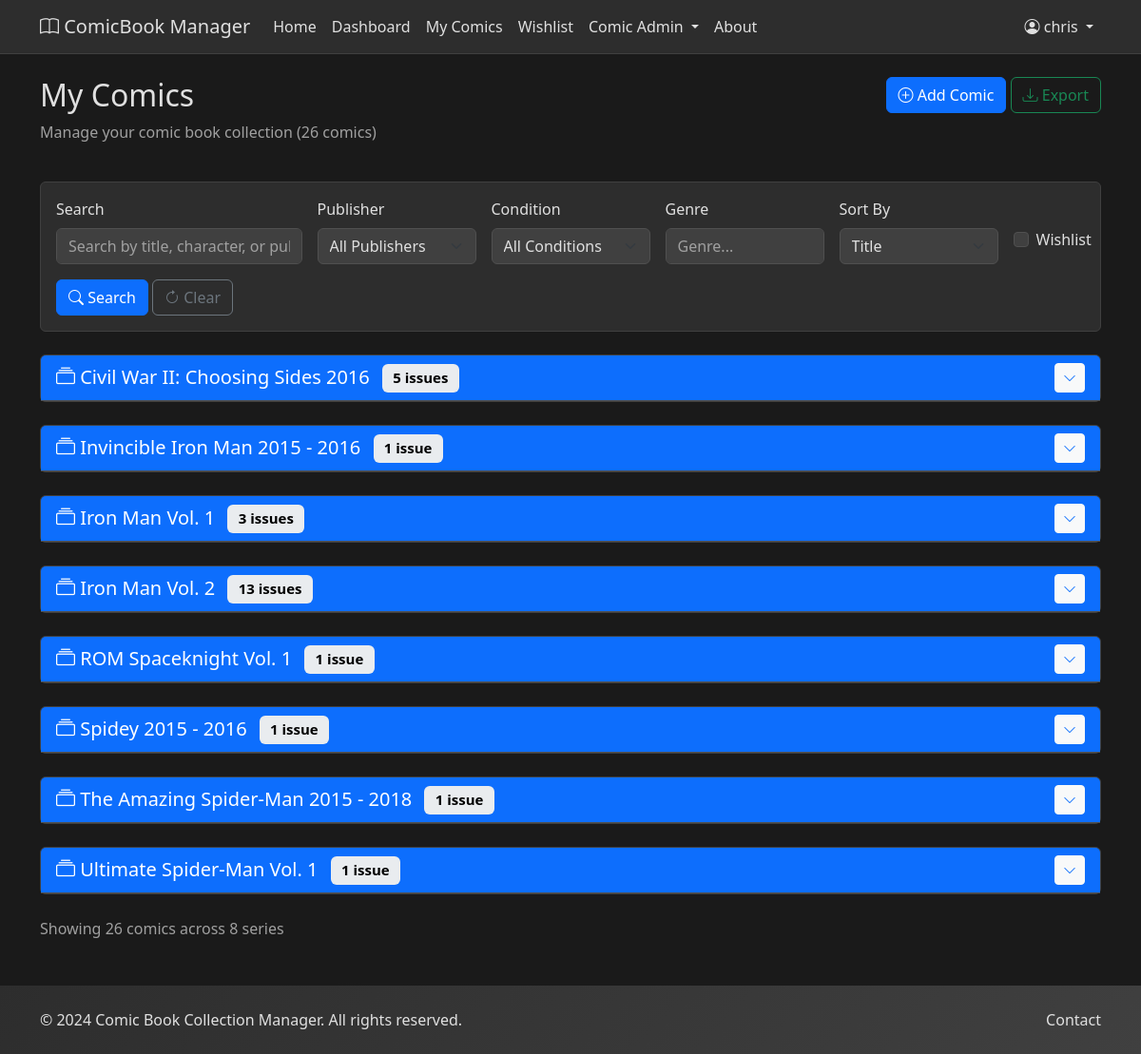
Screenshot of /comics (signed in) with the database file from the repository.
### app/models.py (models this page shows, shortened)
class User(UserMixin, db.Model):
    id = db.Column(db.Integer, primary_key=True)
    username = db.Column(db.String(80), unique=True, nullable=False)
    email = db.Column(db.String(120), unique=True, nullable=False)
    password_hash = db.Column(db.String(255), nullable=False)
    created_at = db.Column(db.DateTime, default=datetime.utcnow)
    is_active = db.Column(db.Boolean, default=True)
    dark_mode_preference = db.Column(db.Boolean, default=False)  # Dark mode preference
    reset_token = db.Column(db.String(100), unique=True, nullable=True)
    reset_token_expires = db.Column(db.DateTime, nullable=True)
    comics = db.relationship('Comic', backref='owner', lazy=True, cascade='all, delete-orphan')

class Comic(db.Model):
    id = db.Column(db.Integer, primary_key=True)
    title = db.Column(db.String(200), nullable=False)  # Full display title (e.g., "The Amazing Spider-Man: Worldwide #1")
    series = db.Column(db.String(200))  # Series name (e.g., "The Amazing Spider-Man")
    issue_title = db.Column(db.String(200))  # Individual issue title (e.g., "Worldwide")
    issue_number = db.Column(db.String(20), nullable=False)
    publisher = db.Column(db.String(100), nullable=False)
    characters = db.Column(db.Text)  # Comma-separated list of characters
    genre = db.Column(db.String(100))
    release_date = db.Column(db.Date)
    upc = db.Column(db.String(20))  # Universal Product Code (12 digits)
    isbn = db.Column(db.String(20))  # International Standard Book Number (13 digits)
    condition = db.Column(db.String(50))  # Mint, Near Mint, Very Fine, Fine, Good, etc.
    estimated_value = db.Column(db.Float, default=0.0)
    notes = db.Column(db.Text)
    cover_image = db.Column(db.LargeBinary)  # BLOB storage for primary cover image
    cover_image_mime = db.Column(db.String(100))  # MIME type of the image
    additional_covers = db.Column(db.Text)  # JSON string of additional cover images with BLOB data
    is_wishlist = db.Column(db.Boolean, default=False)
    created_at = db.Column(db.DateTime, default=datetime.utcnow)
    updated_at = db.Column(db.DateTime, default=datetime.utcnow, onupdate=datetime.utcnow)
    user_id = db.Column(db.Integer, db.ForeignKey('user.id'), nullable=False)
    def get_formatted_value(self):
        return f"${self.estimated_value:.2f}" if self.estimated_value else "$0.00"
    def has_cover_image(self):
        return self.cover_image is not None

### app/comics.py (the view, shortened to what this page needs)
@comics_bp.route('/comics')
@login_required
def index():
    page = request.args.get('page', 1, type=int)
    search_query = request.args.get('search', '')
    publisher_filter = request.args.get('publisher', '')
    condition_filter = request.args.get('condition', '')
    genre_filter = request.args.get('genre', '')
    wishlist_only = request.args.get('wishlist', False, type=bool)
    sort_by = request.args.get('sort', 'title')
    query = Comic.query.filter_by(user_id=current_user.id)
    if publisher_filter:
        query = query.filter(Comic.publisher == publisher_filter)
    if condition_filter:
        query = query.filter(Comic.condition == condition_filter)
    if genre_filter:
        query = query.filter(Comic.genre.ilike(f'%{genre_filter}%'))
    if wishlist_only:
        query = query.filter(Comic.is_wishlist == True)
    if sort_by == 'title':
        query = query.order_by(Comic.title, Comic.issue_number)
    elif sort_by == 'publisher':
        query = query.order_by(Comic.publisher, Comic.title, Comic.issue_number)
    elif sort_by == 'condition':
        query = query.order_by(Comic.condition, Comic.title, Comic.issue_number)
    elif sort_by == 'estimated_value':
        query = query.order_by(Comic.estimated_value.desc(), Comic.title, Comic.issue_number)
    elif sort_by == 'date_added':
        query = query.order_by(Comic.id.desc())  # Assuming newer comics have higher IDs
    else:
        query = query.order_by(Comic.title, Comic.issue_number)
    publishers = db.session.query(Comic.publisher).filter_by(
        user_id=current_user.id
    ).distinct().all()
    publishers = [pub[0] for pub in publishers if pub[0]]
    all_comics = query.all()
    comics_by_series = {}
    for comic in all_comics:
        series_name = comic.series or 'Unknown Series'
        if series_name not in comics_by_series:
            comics_by_series[series_name] = []
        comics_by_series[series_name].append(comic)
    def issue_sort_key(comic):
        issue = (comic.issue_number or '').strip()
        if not issue:
            return (float('inf'), '', comic.title.lower())
        match = re.match(r'(\d+(?:\.\d+)?)\s*(.*)', issue)
        if match:
            numeric_part = float(match.group(1))
            suffix = (match.group(2) or '').strip().lower()
            return (numeric_part, suffix, comic.title.lower())
        return (float('inf'), issue.lower(), comic.title.lower())
    for comics_list in comics_by_series.values():
        comics_list.sort(key=issue_sort_key)
    for comics_list in comics_by_series.values():
        issue_counts = {}
        for comic in comics_list:
            key = (comic.issue_number, comic.title or '')
            issue_counts[key] = issue_counts.get(key, 0) + 1
        issue_occurrence = {}
        for comic in comics_list:
            key = (comic.issue_number, comic.title or '')
            total = issue_counts.get(key, 1)
            if total > 1:
                issue_occurrence[key] = issue_occurrence.get(key, 0) + 1
                comic.duplicate_index = issue_occurrence[key]
                comic.duplicate_total = total
            else:
                comic.duplicate_index = None
                comic.duplicate_total = 1
    sorted_series = sorted(comics_by_series.keys())
    class MockPagination:
        def __init__(self, items, total, page=1, per_page=50):
            self.items = items
            self.total = total
            self.page = page
            self.pages = 1
            self.has_prev = False
            self.has_next = False
            self.prev_num = None
            self.next_num = None
            self.iter_pages = lambda: [1]
    flattened_comics = []
    for series_name in sorted_series:
        flattened_comics.extend(comics_by_series[series_name])
    comics = MockPagination(flattened_comics, len(flattened_comics))
    return render_template('comics/index.html',
                         title='My Comics',
                         comics=comics,
                         comics_by_series=comics_by_series,
                         sorted_series=sorted_series,
                         search_query=search_query,
                         publisher_filter=publisher_filter,
                         condition_filter=condition_filter,
                         genre_filter=genre_filter,
                         wishlist_only=wishlist_only,
                         sort_by=sort_by,
                         publishers=publishers)

### app/templates/comics/index.html (shortened to what this page needs)
{% extends "base.html" %}
{% block content %}
<div class="row mb-4">
    <div class="col-md-8">
        <h1 class="h2">My Comics</h1>
        <p class="text-muted">Manage your comic book collection ({{ comics.total }} comics)</p>
    </div>
    <div class="col-md-4 text-md-end">
        <a href="{{ url_for('comics.new') }}" class="btn btn-primary">
            <i class="bi bi-plus-circle"></i> Add Comic
        </a>
        <a href="{{ url_for('comics.export') }}" class="btn btn-outline-success">
            <i class="bi bi-download"></i> Export
        </a>
    </div>
</div>
<div class="card mb-4">
    <div class="card-body">
        <form method="GET" action="{{ url_for('comics.index') }}" class="row g-3">
            <div class="col-md-3">
                <label for="search" class="form-label">Search</label>
                <input type="text" class="form-control" id="search" name="search"
                       value="{{ search_query }}" placeholder="Search by title, character, or publisher...">
            </div>
            <div class="col-md-2">
                <label for="publisher" class="form-label">Publisher</label>
                <select class="form-select" id="publisher" name="publisher">
                    <option value="">All Publishers</option>
                </select>
            </div>
            <div class="col-md-2">
                <label for="condition" class="form-label">Condition</label>
                <select class="form-select" id="condition" name="condition">
                    <option value="">All Conditions</option>
                </select>
            </div>
            <div class="col-md-2">
                <label for="genre" class="form-label">Genre</label>
                <input type="text" class="form-control" id="genre" name="genre"
                       value="{{ genre_filter }}" placeholder="Genre...">
            </div>
            <div class="col-md-2">
                <label for="sort" class="form-label">Sort By</label>
                <select class="form-select" id="sort" name="sort">
                    <option value="title" {% if sort_by == 'title' %}selected{% endif %}>Title</option>
                </select>
            </div>
            <div class="col-md-1">
                <label class="form-label">&nbsp;</label>
                <div class="form-check">
                    <input class="form-check-input" type="checkbox" id="wishlist" name="wishlist"
                           value="1" {% if wishlist_only %}checked{% endif %}>
                    <label class="form-check-label" for="wishlist">
                        Wishlist
                    </label>
                </div>
            </div>
            <div class="col-12">
                <button type="submit" class="btn btn-primary">
                    <i class="bi bi-search"></i> Search
                </button>
                <a href="{{ url_for('comics.index') }}" class="btn btn-outline-secondary">
                    <i class="bi bi-arrow-clockwise"></i> Clear
                </a>
            </div>
        </form>
    </div>
</div>
 {% if comics_by_series %}
    {% for series_name in sorted_series %}
    {% set collapse_id = 'series-' ~ loop.index %}
     <div class="card mb-4 comics-table-card">
        <div class="card-header bg-primary text-white d-flex align-items-center justify-content-between">
            <h5 class="mb-0">
                <i class="bi bi-collection"></i> {{ series_name }}
                <span class="badge bg-light text-dark ms-2">{{ comics_by_series[series_name]|length }} issue{{ 's' if comics_by_series[series_name]|length != 1 else '' }}</span>
            </h5>
            <button class="btn btn-sm btn-light text-primary series-toggle" type="button"
                    data-bs-toggle="collapse" data-bs-target="#{{ collapse_id }}"
                    aria-expanded="true" aria-controls="{{ collapse_id }}">
                <i class="bi bi-chevron-down"></i>
            </button>
         </div>
     </div>
     {% endfor %}
     <div class="d-flex justify-content-between align-items-center mt-4">
         <div class="text-muted">
             Showing {{ comics.total }} comics across {{ sorted_series|length }} series
         </div>
     </div>
 {% endif %}
{% endblock %}

### app/templates/base.html (shortened to what this page needs)
<!DOCTYPE html>
<html lang="en">
<head>
    <link href="https://cdn.jsdelivr.net/npm/bootstrap@5.3.0/dist/css/bootstrap.min.css" rel="stylesheet">
    <link href="https://cdn.jsdelivr.net/npm/bootstrap-icons@1.10.0/font/bootstrap-icons.css" rel="stylesheet">
    <link rel="stylesheet" href="{{ url_for('static', filename='css/style.css') }}">
</head>
<body>
    <nav class="navbar navbar-expand-lg navbar-dark bg-primary">
        <div class="container">
            <a class="navbar-brand" href="{{ url_for('main.index') }}">
                <i class="bi bi-book"></i> ComicBook Manager
            </a>
            <div class="collapse navbar-collapse" id="navbarNav">
                <ul class="navbar-nav me-auto">
                    <li class="nav-item">
                        <a class="nav-link" href="{{ url_for('main.index') }}">Home</a>
                    </li>
                    {% if current_user.is_authenticated %}
                    <li class="nav-item">
                        <a class="nav-link" href="{{ url_for('dashboard.index') }}">Dashboard</a>
                    </li>
                    <li class="nav-item">
                        <a class="nav-link" href="{{ url_for('comics.index') }}">My Comics</a>
                    </li>
                    <li class="nav-item">
                        <a class="nav-link" href="{{ url_for('comics.wishlist') }}">Wishlist</a>
                    </li>
                    <li class="nav-item dropdown">
                        <a class="nav-link dropdown-toggle" href="#" id="comicAdminMenu" role="button" data-bs-toggle="dropdown">
                            Comic Admin
                        </a>
                    </li>
                    {% endif %}
                    <li class="nav-item">
                        <a class="nav-link" href="{{ url_for('main.about') }}">About</a>
                    </li>
                </ul>
                <ul class="navbar-nav">
                    {% if current_user.is_authenticated %}
                    <li class="nav-item dropdown">
                        <a class="nav-link dropdown-toggle" href="#" id="navbarDropdown" role="button" data-bs-toggle="dropdown">
                            <i class="bi bi-person-circle"></i> {{ current_user.username }}
                        </a>
                    </li>
                    {% endif %}
                </ul>
            </div>
        </div>
    </nav>
    <main class="container my-4">
        {% block content %}{% endblock %}
    </main>
    <footer class="bg-light py-4 mt-5">
        <div class="container">
            <div class="row">
                <div class="col-md-6">
                    <p class="mb-0">&copy; 2024 Comic Book Collection Manager. All rights reserved.</p>
                </div>
                <div class="col-md-6 text-md-end">
                    <a href="{{ url_for('main.contact') }}" class="text-decoration-none">Contact</a>
                </div>
            </div>
        </div>
    </footer>
</body>
</html>

### app/static/css/style.css (style rules this page uses)
body { font-family: 'Segoe UI', Tahoma, Geneva, Verdana, sans-serif; background-color: #f8f9fa; transition: background-color 0.3s ease, color 0.3s ease; }
body.dark-mode { background-color: #1a1a1a; color: #e0e0e0; }
body.dark-mode .navbar-dark { background-color: #2d2d2d !important; border-bottom: 1px solid #404040; }
body.dark-mode .navbar-brand, body.dark-mode .nav-link { color: #e0e0e0 !important; }
body.dark-mode .card { background-color: #2d2d2d; border-color: #404040; color: #e0e0e0; }
body.dark-mode .card-header { background-color: #404040; border-bottom-color: #505050; color: #e0e0e0; }
body.dark-mode .form-control, body.dark-mode .form-select { background-color: #404040; border-color: #505050; color: #e0e0e0; }
body.dark-mode .form-control::placeholder { color: #a0a0a0; }
body.dark-mode .form-check-input { background-color: #404040; border-color: #505050; }
body.dark-mode .form-check-label { color: #e0e0e0; }
body.dark-mode .btn-outline-secondary { color: #6c757d; border-color: #6c757d; background-color: transparent; }
body.dark-mode .btn-outline-success { color: #198754; border-color: #198754; background-color: transparent; }
body.dark-mode .badge { background-color: #404040; color: #e0e0e0; }
body.dark-mode .badge.bg-light { background-color: #e9ecef !important; color: #000 !important; }
body.dark-mode .text-muted { color: #a0a0a0 !important; }
body.dark-mode footer { background: linear-gradient(135deg, #2d2d2d 0%, #404040 100%) !important; color: #e0e0e0; }
body.dark-mode footer a { color: #e0e0e0; }
body.dark-mode .bg-light { background-color: #404040 !important; }
.card { transition: transform 0.2s ease-in-out, box-shadow 0.2s ease-in-out; }
.btn-primary { background-color: #0d6efd; border-color: #0d6efd; }
.badge { font-size: 0.75em; padding: 0.5em 0.75em; }
footer { margin-top: auto; background: linear-gradient(135deg, #f8f9fa 0%, #e9ecef 100%); }

### app/templates/comics/index.html (style rules this page uses)
.comics-table-card { position: relative; z-index: 1; }

### rows the page displays
User: username "chris"
Comic: series "Civil War II: Choosing Sides 2016", comics_by_series "5", series "s"
Comic: series "Invincible Iron Man 2015 - 2016", comics_by_series "1"
Comic: series "Iron Man Vol. 1", comics_by_series "3", series "s"
Comic: series "Iron Man Vol. 2", comics_by_series "13", series "s"
Comic: series "ROM Spaceknight Vol. 1", comics_by_series "1"
Comic: series "Spidey 2015 - 2016", comics_by_series "1"
Comic: series "The Amazing Spider-Man 2015 - 2018", comics_by_series "1"
Comic: series "Ultimate Spider-Man Vol. 1", comics_by_series "1"

### other values shown
{{ comics.total }} "26"
{{ sorted_series|length }} "8"
